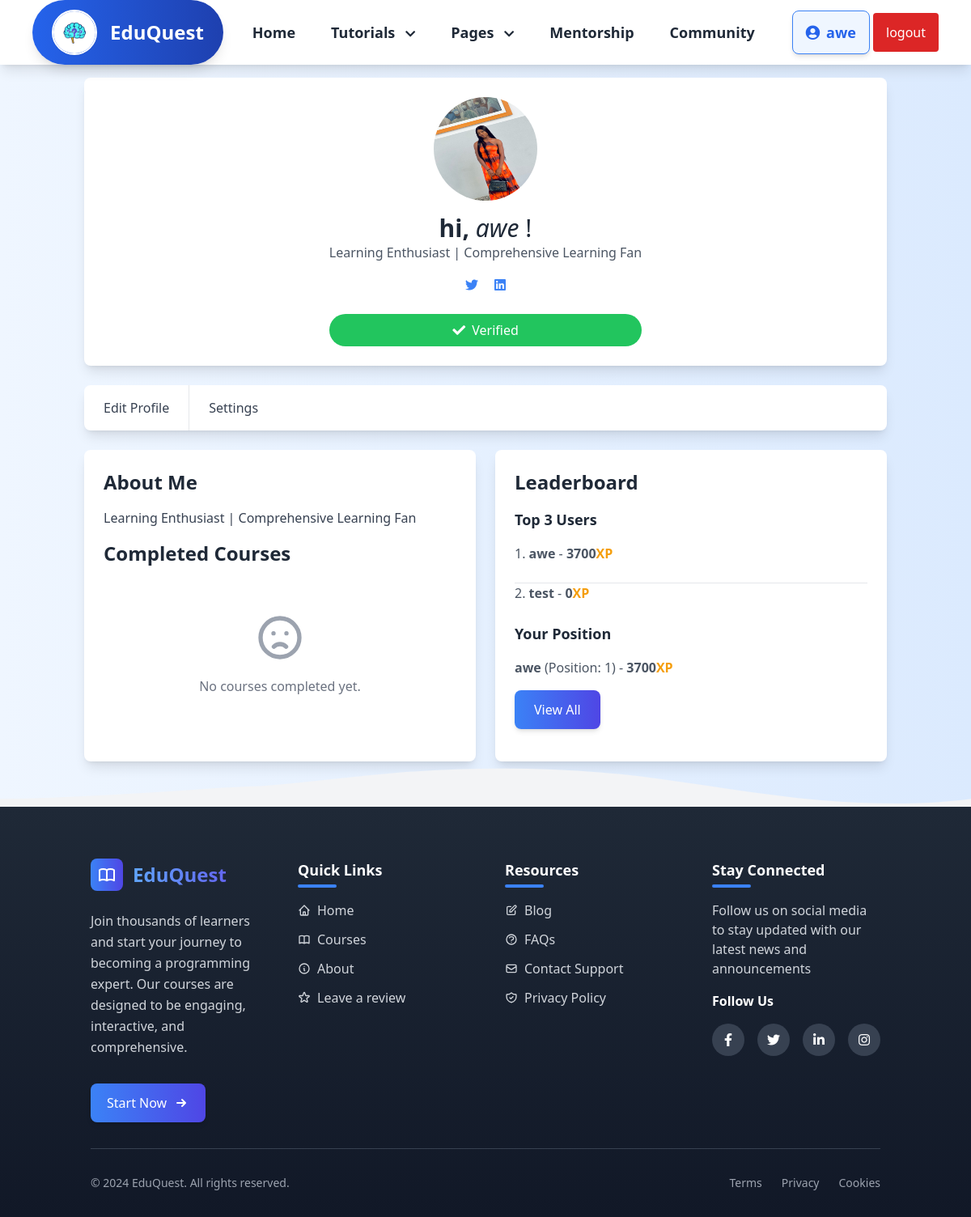
/profile_page.php (signed in), run on an earlier commit of the app's database.
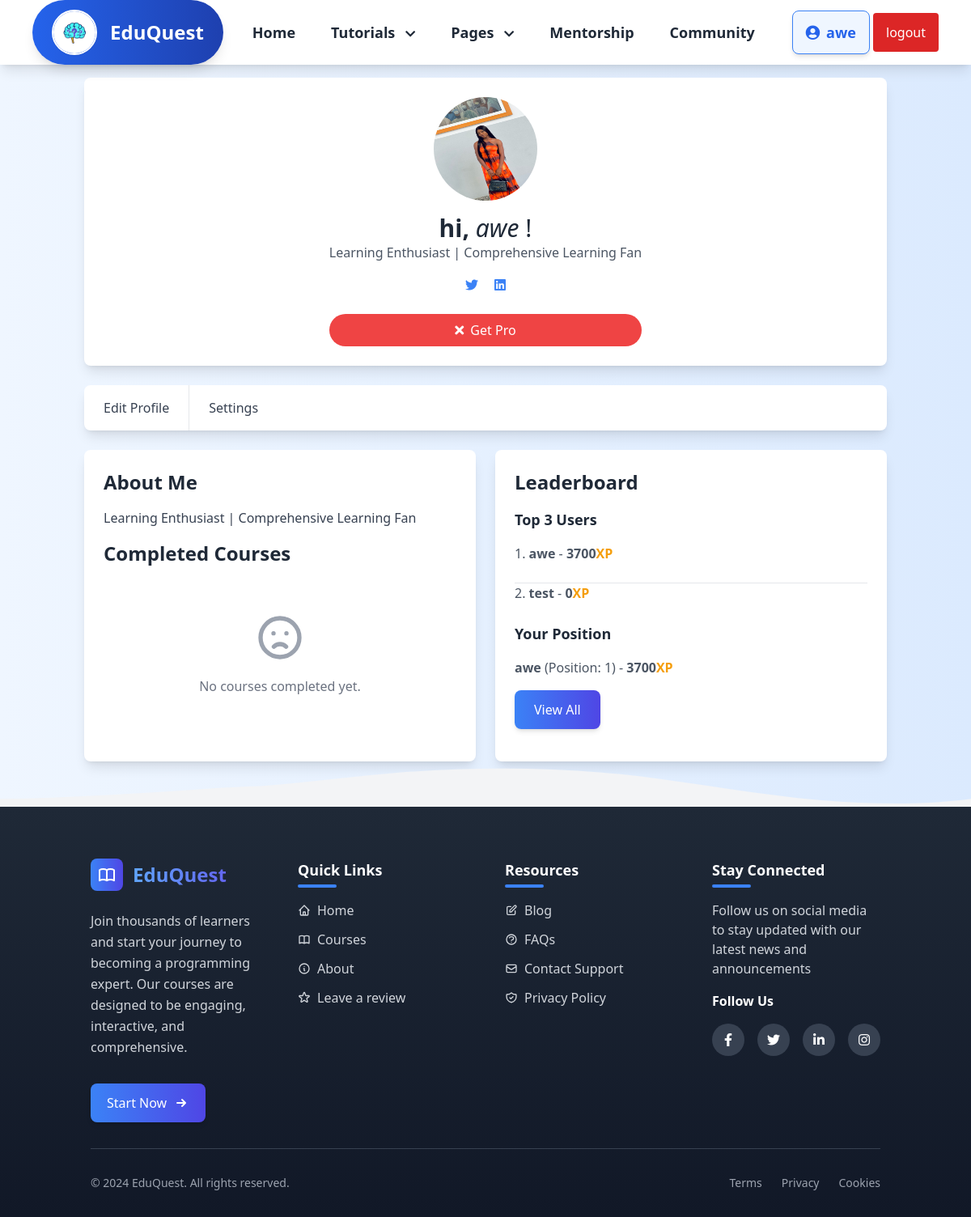
And on a later commit of the database.
### assets/user_auth.php (called while the page is built)
<?php
function getUser(){
    $userId = $_SESSION['auth'];
    $query = "SELECT * from users where user_id = '$userId' LIMIT 1";
    $DB = new Database();
    $result = $DB->read($query);
    if ($result){
        $user_data = $result[0];
        return $user_data;
    }
}

### php/db.php (called while the page is built, shortened)
<?php
    class Database
    {
        private $host = "localhost";
        private $username = "root";
        private $password = "";
        private $db = "learning_app";
        function connect()
        {
            $connection = mysqli_connect($this->host,$this->username,$this->password,$this->db);
            return $connection;
        }
        function read($query)
        {
            $conn = $this->connect();
            $result = mysqli_query($conn,$query);
        if(!$result)
        {
            return false;
        }else
        {
            $data = false;
            while($row = mysqli_fetch_assoc($result))
            {
                $data[] = $row;
            }
            return $data;
        }
        }
    }

### profile_page.php (the view, shortened to what the changed rows need)
<?php
include("./assets/header_1.php");
$user_data = getUser();
?>
<!DOCTYPE html>
<html lang="en">
<head>
    <script src="https://cdn.tailwindcss.com">
    </script>
    <link href="https://cdnjs.cloudflare.com/ajax/libs/font-awesome/5.15.3/css/all.min.css" rel="stylesheet" />
</head>
<body class="bg-gradient-to-r from-blue-50 to-blue-100 font-roboto">
    <div class="container mx-auto p-4">
        <div class="bg-white shadow-lg rounded-lg p-6 flex flex-col items-center">
            <div class="text-center">
                <div class="mt-6">
                    <?php if ($user_data['badge'] === 'verified'): ?>
                        <a class="bg-green-500 text-white px-6 py-2 rounded-full flex items-center justify-center transition duration-300" aria-disabled="true">
                            <i class="fas fa-check text-white mr-2"></i>
                            Verified
                        </a>
                    <?php else: ?>
                        <a href="./payment.php" class="bg-red-500 text-white px-6 py-2 rounded-full flex items-center justify-center hover:bg-red-600 transition duration-300">
                            <i class="fas fa-times text-white mr-2"></i>
                            Get Pro
                        </a>
                    <?php endif; ?>
                </div>
            </div>
        </div>
    </div>
</body>
</html>

What changed in the data, as far as the page shows it:
changed users "awe": badge "verified" → "Normal" (drawn)
Also different on the page:
text no longer shown: "Verified"
text now shown: "Get Pro"
